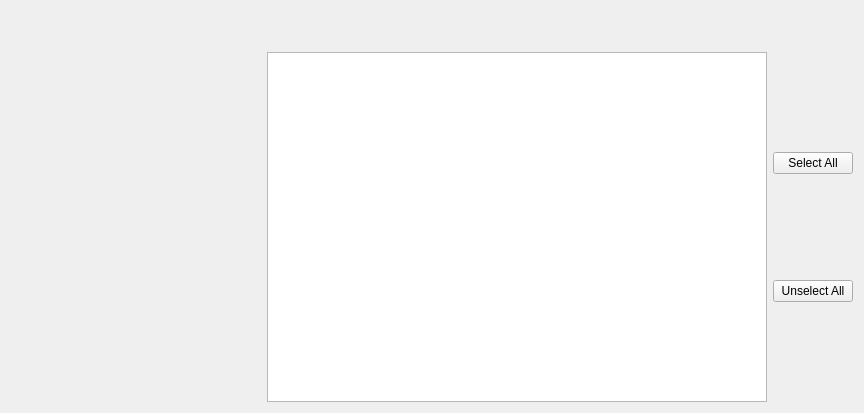
<?xml version="1.0" encoding="UTF-8"?>
<ui version="4.0">
 <class>QtShanoirUploadWidgetSelectProcess</class>
 <widget class="QWidget" name="QtShanoirUploadWidgetSelectProcess">
  <property name="geometry">
   <rect>
    <x>0</x>
    <y>0</y>
    <width>809</width>
    <height>410</height>
   </rect>
  </property>
  <property name="windowTitle">
   <string>Form</string>
  </property>
  <layout class="QGridLayout" name="gridLayout_2">
   <item row="0" column="0">
    <layout class="QGridLayout" name="gridLayout">
     <item row="0" column="1">
      <widget class="QLabel" name="detailsLabel">
       <property name="sizePolicy">
        <sizepolicy hsizetype="Preferred" vsizetype="Preferred">
         <horstretch>0</horstretch>
         <verstretch>0</verstretch>
        </sizepolicy>
       </property>
       <property name="minimumSize">
        <size>
         <width>500</width>
         <height>15</height>
        </size>
       </property>
       <property name="maximumSize">
        <size>
         <width>16777215</width>
         <height>16777215</height>
        </size>
       </property>
       <property name="sizeIncrement">
        <size>
         <width>1</width>
         <height>1</height>
        </size>
       </property>
       <property name="text">
        <string/>
       </property>
      </widget>
     </item>
     <item row="2" column="1">
      <widget class="QListWidget" name="listWidget">
       <property name="sizePolicy">
        <sizepolicy hsizetype="Expanding" vsizetype="Expanding">
         <horstretch>4</horstretch>
         <verstretch>4</verstretch>
        </sizepolicy>
       </property>
       <property name="sizeIncrement">
        <size>
         <width>1</width>
         <height>1</height>
        </size>
       </property>
      </widget>
     </item>
     <item row="1" column="1">
      <widget class="QLabel" name="processLabel">
       <property name="text">
        <string/>
       </property>
      </widget>
     </item>
     <item row="2" column="0">
      <widget class="QtShanoirUploadWidgetShowSteps" name="steps" native="true">
       <property name="sizePolicy">
        <sizepolicy hsizetype="Fixed" vsizetype="Fixed">
         <horstretch>1</horstretch>
         <verstretch>1</verstretch>
        </sizepolicy>
       </property>
       <property name="minimumSize">
        <size>
         <width>250</width>
         <height>350</height>
        </size>
       </property>
       <property name="maximumSize">
        <size>
         <width>16777215</width>
         <height>16777215</height>
        </size>
       </property>
       <property name="sizeIncrement">
        <size>
         <width>0</width>
         <height>0</height>
        </size>
       </property>
       <property name="baseSize">
        <size>
         <width>0</width>
         <height>0</height>
        </size>
       </property>
      </widget>
     </item>
     <item row="2" column="2">
      <layout class="QVBoxLayout" name="verticalLayout">
       <item>
        <widget class="QPushButton" name="unselectAllButton">
         <property name="text">
          <string>Select All</string>
         </property>
        </widget>
       </item>
       <item>
        <widget class="QPushButton" name="selectAllButton">
         <property name="text">
          <string>Unselect All</string>
         </property>
        </widget>
       </item>
      </layout>
     </item>
    </layout>
   </item>
  </layout>
 </widget>
 <customwidgets>
  <customwidget>
   <class>QtShanoirUploadWidgetShowSteps</class>
   <extends>QWidget</extends>
   <header>qtshanoiruploadwidgetshowsteps.h</header>
   <container>1</container>
  </customwidget>
 </customwidgets>
 <resources/>
 <connections/>
</ui>
